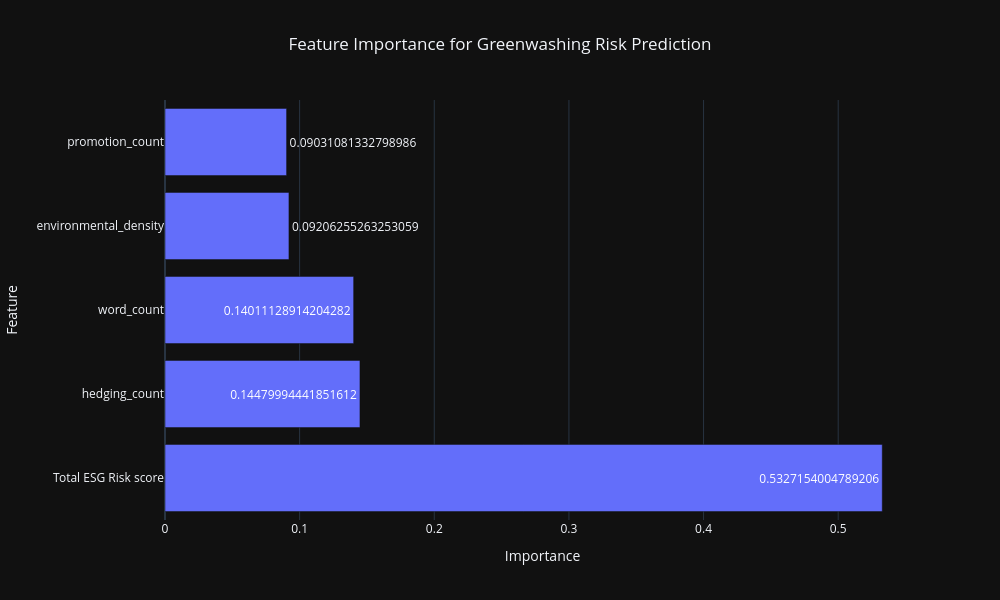

Notebook code for this chart:
### Code cell
fig = px.bar(
    importance_df,
    x="Importance",
    y="Feature",
    orientation="h",
    title="Feature Importance for Greenwashing Risk Prediction",
    template="plotly_dark",
    text="Importance"
)

fig.update_layout(
    width=1000,
    height=600,
    title_x=0.5
)

fig.show()

### Figure 1 — Plotly figure (JSON) as saved in the notebook; plotly's stock layout.template omitted (floating-point values rounded to 4 significant figures)
{"data": [{"hovertemplate": "Importance=%{text}<br>Feature=%{y}<extra></extra>", "legendgroup": "", "marker": {"color": "#636efa", "pattern": {"shape": ""}}, "name": "", "orientation": "h", "showlegend": false, "text": [0.5327, 0.1448, 0.1401, 0.09206, 0.09031], "textposition": "auto", "type": "bar", "x": [0.5327, 0.1448, 0.1401, 0.09206, 0.09031], "xaxis": "x", "y": ["Total ESG Risk score", "hedging_count", "word_count", "environmental_density", "promotion_count"], "yaxis": "y"}], "layout": {"barmode": "relative", "height": 600, "legend": {"tracegroupgap": 0}, "title": {"text": "Feature Importance for Greenwashing Risk Prediction", "x": 0.5}, "width": 1000, "xaxis": {"anchor": "y", "domain": [0, 1], "title": {"text": "Importance"}}, "yaxis": {"anchor": "x", "domain": [0, 1], "title": {"text": "Feature"}}}}
